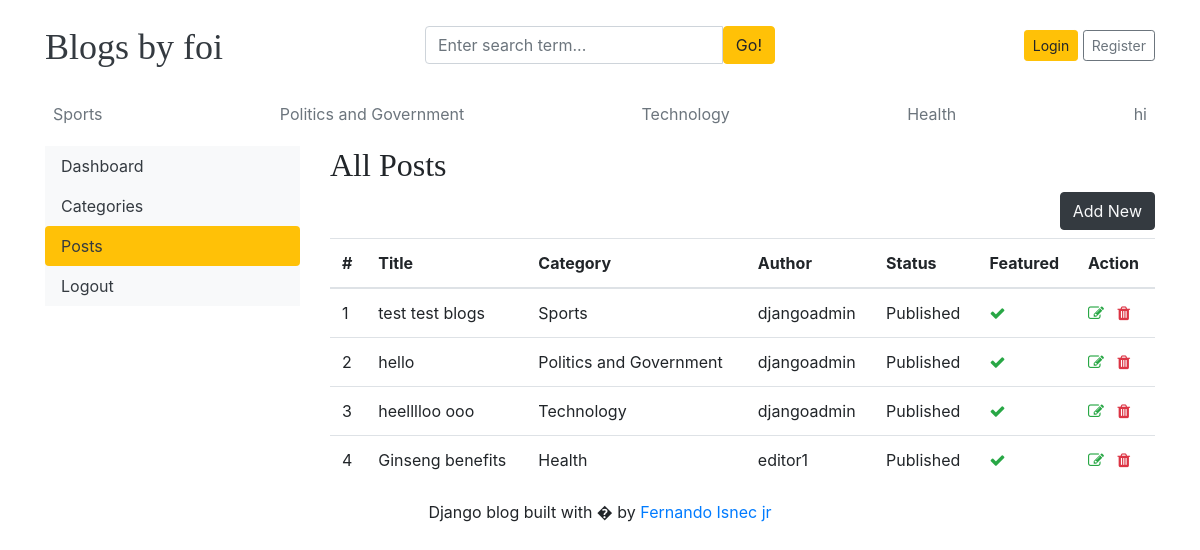
The app's page /dashboard/posts/ with its own data.
### blogs/models.py (models this page shows, shortened)
class Category(models.Model):
    category_name =models.CharField(max_length=50,unique=True)
    created_at = models.DateTimeField(auto_now_add=True)
    updated_at =models.DateTimeField(auto_now=True)
    class Meta:
        verbose_name_plural ='categories'
    def __str__(self):
        return self.category_name

class Blog(models.Model):
    title = models.CharField(max_length =100)
    slug =  models.SlugField(max_length =150, unique=True,blank =True)
    category = models.ForeignKey(Category, on_delete =models.CASCADE)
    author = models.ForeignKey(User,on_delete =models.CASCADE)
    featured_image =models.ImageField(upload_to ='uploads/%Y/%m/%d')
    short_description =models.TextField(max_length =500)
    blog_body = models.TextField(max_length =2000)
    status = models.CharField(max_length = 20,choices = STATUS_CHOICES,default ="Draft")
    is_featured =models.BooleanField(default=False)
    created_at = models.DateTimeField(auto_now_add=True)
    updated_at = models.DateTimeField(auto_now=True)

### dashboards/views.py (the view)
# urls.py: path('posts/',views.posts, name = 'posts'),
def posts(request):
    posts  = Blog.objects.all()
    context ={
        'posts':posts,
    }
    return render ( request,'dashboard/posts.html',context)

### blogs/context_processors.py (called while the page is built)
def get_categories(request):
    categories = Category.objects.all()
    return dict(categories = categories)

def get_social_links(request):
    social_links = SocialLink.objects.all
    return dict(social_links = social_links)

### templates/dashboard/posts.html (shortened to what this page needs)
{% extends 'base.html' %}
{% block content %}
<div class = "row">
    {% include 'dashboard/sidebar.html' %}
    <div class = "col-md-9">
        <h2>All Posts</h2>
        <a href ="{% url 'add_post' %}" class ="btn btn-dark text-light float-right mb-2">Add New</a>
        <table class="table table-hover">
            <thead>
              <tr>
                <th >#</th>
                <th>Title</th>
                <th>Category </th>
                <th>Author</th>
                <th>Status</th>
                <th>Featured</th>
                <th>Action</th>
              </tr>
            </thead>
            <tbody>
            {% for post  in posts %}
              <tr>
                <td>{{ forloop.counter}}</td>
                <td>{{ post.title }}</td>
                <td>{{post.category}}</td>
                <td>{{post.author}}</td>
                <td>{{post.status}}</td>
                <td>{% if post.is_featured %}<i class="fa fa-check text-success"></i>{% else %}<i class="fa fa-times text-danger"></i>{%endif%} </td>
                <td>
                    <a href ="{% url 'edit_post' post.id %}"><i class="fa fa-edit text-success"></i></a>
                    <a href ="{% url 'delete_post' post.id %}"><i class="fa fa-trash text-danger"></i></a>
                </td>
              </tr>
            {% endfor %}
            </tbody>
          </table>
       </div>
   </div>
{% endblock %}

### templates/base.html (shortened to what this page needs)
{% load static %}
<!DOCTYPE html>
<html lang="en">
<head>
    <link href="https://getbootstrap.com/docs/4.0/dist/css/bootstrap.min.css" rel="stylesheet">
    <link href="{% static 'css/blog.css' %}" rel="stylesheet">
    <link rel="stylesheet" href="https://cdnjs.cloudflare.com/ajax/libs/font-awesome/4.7.0/css/font-awesome.min.css">
  </head>
<body>
    <div class="container">
      <header class="blog-header py-3">
        <div class="row flex-nowrap justify-content-between align-items-center">
          <div class="col-4 pt-1">
            <a class="blog-header-logo text-dark" href="/">Blogs by foi</a>
          </div>
        <div class = "col-4">
          <form action ="{% url 'search' %}" method = "GET">
            <div class="input-group">
              <input class="form-control" type="text" name ="keyword" value = "{{keyword}}" placeholder="Enter search term..." aria-label="Enter search term..." aria-describedby="button-search" />
              <button type = "submit" class="btn btn-warning" id="button-search" type="button">Go!</button>
          </div>
        </form>
      </div>
      <div class="col-4 d-flex justify-content-end align-items-center">
        {% if  not user.is_authenticated %}
            <a class="btn btn-sm btn-warning" href="{% url 'login' %}">Login </a> &nbsp;
            <a class="btn btn-sm btn-outline-secondary" href="{% url 'register'%}">Register</a>
            {% else %}
            <span><a href = "{% url 'dashboard' %}">Dashboard</a></span>
            &emsp;
            <span ><a href ="{% url 'logout' %}">Logout</a></span>
            {% endif %}
          </div>
        </div>
      </header>
      <div class="nav-scroller py-1 mb-2">
        <nav class="nav d-flex justify-content-between">
          {% for cat in  categories %}
          <a class="p-2 text-muted" href= "{% url 'posts_by_category' cat.id %}">{{ cat.category_name }}</a>
          {% endfor %}
        </nav>
    </div>
{%block content%}
{% endblock %}
<div>
  <footer class="blog-footer ">
    <p>Django blog built with � by <a href="#">Fernando Isnec jr </a></p>
   </footer>
  </div>
</body>
</html>

### blog_main/static/css/blog.css (style rules this page uses)
.blog-header-logo { font-family: "Playfair Display", Georgia, "Times New Roman", serif; font-size: 2.25rem; }
h1, h2, h3, h4, h5, h6 { font-family: "Playfair Display", Georgia, "Times New Roman", serif; }

### templates/base.html (style rules this page uses)
footer { text-align: center; }

### records on screen
Category: category_name "Sports"
Category: category_name "Politics and Government"
Category: category_name "Technology"
Category: category_name "Health"
Category: category_name "hi"
Blog: title "test test blogs", category "Sports", author "djangoadmin", status "Published", is_featured True (drawn)
Blog: title "hello", category "Politics and Government", author "djangoadmin", status "Published", is_featured True (drawn)
Blog: title "heelllloo ooo", category "Technology", author "djangoadmin", status "Published", is_featured True (drawn)
Blog: title "Ginseng benefits", category "Health", author "editor1", status "Published", is_featured True (drawn)
